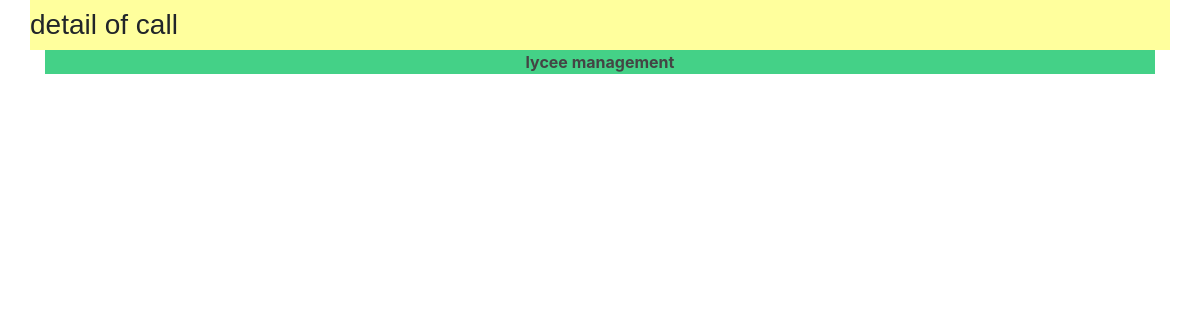
Page /lycee/call/list/11 on the earlier database version.
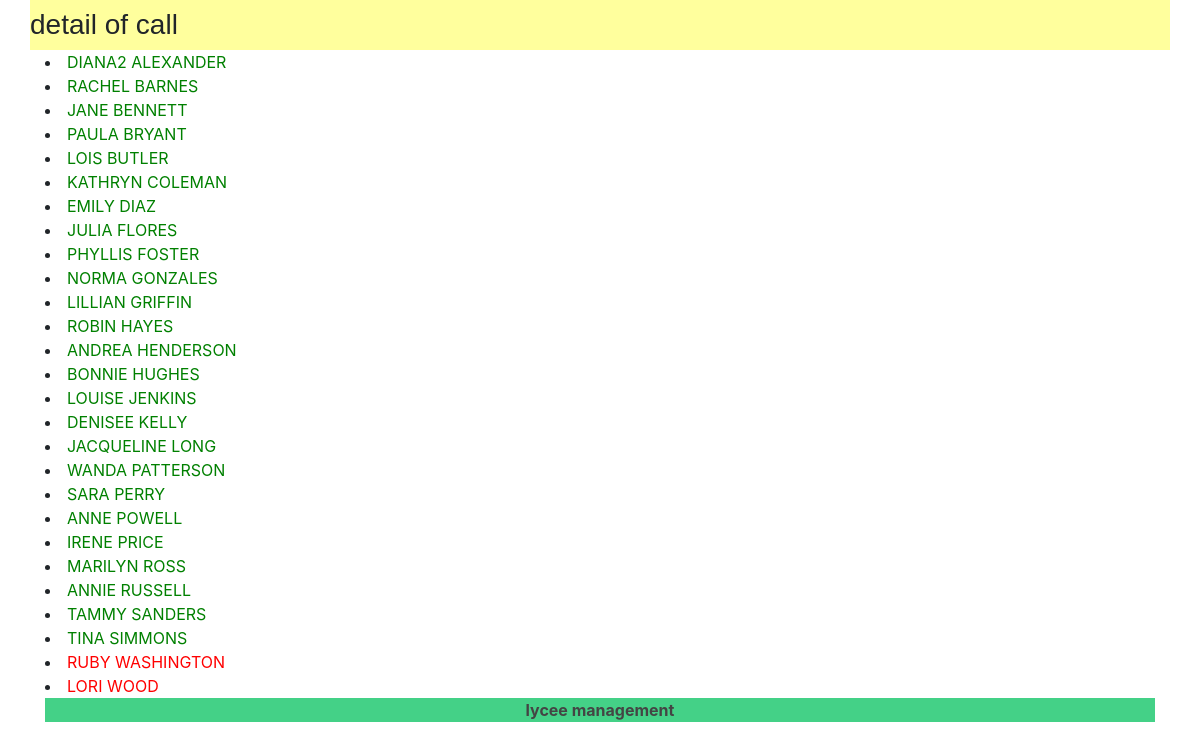
Same page on the later database version.
### lycee/models.py (models this page shows, shortened)
class Presence(models.Model):
  reason = models.CharField(
    max_length = 50,
    blank = False,
    null = True,
    default = 'aucun'
  )
  isMissing = models.BooleanField(
    verbose_name = 'Is Missing',
    blank = False,
    default = 0
  )
  date = models.DateField(
    verbose_name= 'date',
    blank = False,
    null = False,
    help_text = 'yyyy-mm-dd',
  )
  time_start = models.TimeField(
    blank=True,
    null=True,
    help_text = 'HH:MM'
    )
  time_end = models.TimeField(
    blank=True,
    null=True,
    help_text = 'HH:MM'
    )
  student = models.ForeignKey(
    Student,
    on_delete = models.CASCADE,
    null = True
  )
  appel = models.ForeignKey(
    Appel,
    on_delete = models.CASCADE,
    null = True
  )

class Student(models.Model):
  first_name = models.CharField(
    max_length = 50,
    blank = False,
    null = False
  )
  birth_date = models.DateField(
    verbose_name= 'date of birth',
    blank = False,
    null = False
  )
  last_name = models.CharField(
    max_length = 255,
    blank = False,
    null = False,
    help_text = "last name",
    default= '???'
  )
  phone = models.CharField(
    max_length = 10,
    verbose_name = "phone number of student",
    blank = False,
    null = False,
    help_text = "phone number of student",
    default= '0123456789'
  )
  email = models.CharField(
    max_length = 255,
    verbose_name = "email of student",
    blank = False,
    null = False,
    help_text = "email of student",
    default = 'a@a.fr'
  )
  comments = models.CharField(
    max_length = 255,
    verbose_name = "comments of student",
    blank = True,
    null = False,
    help_text = "comments of student",
    default = '...'
  )
  cursus = models.ForeignKey(
    Cursus,
    on_delete = models.CASCADE,
    null = True
  )

### lycee/views.py (the view)
# urls.py: path('lycee/call/list/<int:appel_id>', views.detailcall,name="detailcall"),
def detailcall(request, appel_id):
  result_list = Presence.objects.all().filter(appel=appel_id)
  context = {
    'liste' : result_list,
  }
  return render(request,'lycee/call/list/detail_call.html',context)

### lycee/templates/lycee/call/list/detail_call.html (shortened to what this page needs)
{% extends "master.html" %}
{% load static %}
{% if liste %}
  {% block title %}
    <h3>detail of call</h3>
  {% endblock %}
  {% block content %}
    <div class="container">
      {% for presence in liste %}
        <div class="row">
          <div class = "col">
            {% if presence.isMissing  %}
              <li><a style="color : red" href="student/{{presence.student.id }}">{{presence.student.first_name}} {{presence.student.last_name}}</li>
            {% else %}
              <li><a style="color : green" href="student/{{presence.student.id }}">{{presence.student.first_name}} {{presence.student.last_name}}</li>
            {% endif %}
          </div>
        </div>
      {% endfor %}
    </div>
  {% endblock %}
{% else %}
  <p> No cursus to show .</p>
{% endif %}

### lycee/templates/master.html (shortened to what this page needs)
<!DOCTYPE html>
{% load static %}
<html>
    <head>
            <link rel="stylesheet" href="https://stackpath.bootstrapcdn.com/bootstrap/4.3.1/css/bootstrap.min.css">
        <link rel="stylesheet" type="text/css" href="{% static 'lycee/style.css' %}" />
    </head>
    <body>
        <div class="container">
            <header class="row">
                <div class="page-header">
                    <h3>{% block title %}{% endblock %}</h3>
                </div>
            </header>
            <article class="row">{% block content %}{% endblock %}</article>
            <footer class="navbar-fixed-bottom">
                <p class="text-center"><strong><a href={% url 'index' %}>lycee management</a></strong></p>
            </footer>
        </div>
    </body>
</html>

### lycee/static/lycee/style.css (style rules this page uses)
a { color : #444444; }
p { background-color: #44d187 }
html { position: relative; min-height: 100%; }
.page-header { background-color: #FFFF9D; font-family: Arial; width: 100%; }

Differences in the rows shown:
added Presence: student.first_name "DIANA2", student.last_name "ALEXANDER"
added Presence: student.first_name "RACHEL", student.last_name "BARNES"
added Presence: student.first_name "JANE", student.last_name "BENNETT"
added Presence: student.first_name "PAULA", student.last_name "BRYANT"
added Presence: student.first_name "LOIS", student.last_name "BUTLER"
added Presence: student.first_name "KATHRYN", student.last_name "COLEMAN"
added Presence: student.first_name "EMILY", student.last_name "DIAZ"
added Presence: student.first_name "JULIA", student.last_name "FLORES"
added Presence: student.first_name "PHYLLIS", student.last_name "FOSTER"
added Presence: student.first_name "NORMA", student.last_name "GONZALES"
added Presence: student.first_name "LILLIAN", student.last_name "GRIFFIN"
added Presence: student.first_name "ROBIN", student.last_name "HAYES"
added Presence: student.first_name "ANDREA", student.last_name "HENDERSON"
added Presence: student.first_name "BONNIE", student.last_name "HUGHES"
added Presence: student.first_name "LOUISE", student.last_name "JENKINS"
added Presence: student.first_name "DENISEE", student.last_name "KELLY"
added Presence: student.first_name "JACQUELINE", student.last_name "LONG"
added Presence: student.first_name "WANDA", student.last_name "PATTERSON"
added Presence: student.first_name "SARA", student.last_name "PERRY"
added Presence: student.first_name "ANNE", student.last_name "POWELL"
added Presence: student.first_name "IRENE", student.last_name "PRICE"
added Presence: student.first_name "MARILYN", student.last_name "ROSS"
added Presence: student.first_name "ANNIE", student.last_name "RUSSELL"
added Presence: student.first_name "TAMMY", student.last_name "SANDERS"
added Presence: student.first_name "TINA", student.last_name "SIMMONS"
added Presence: student.first_name "RUBY", student.last_name "WASHINGTON"
added Presence: student.first_name "LORI", student.last_name "WOOD"
